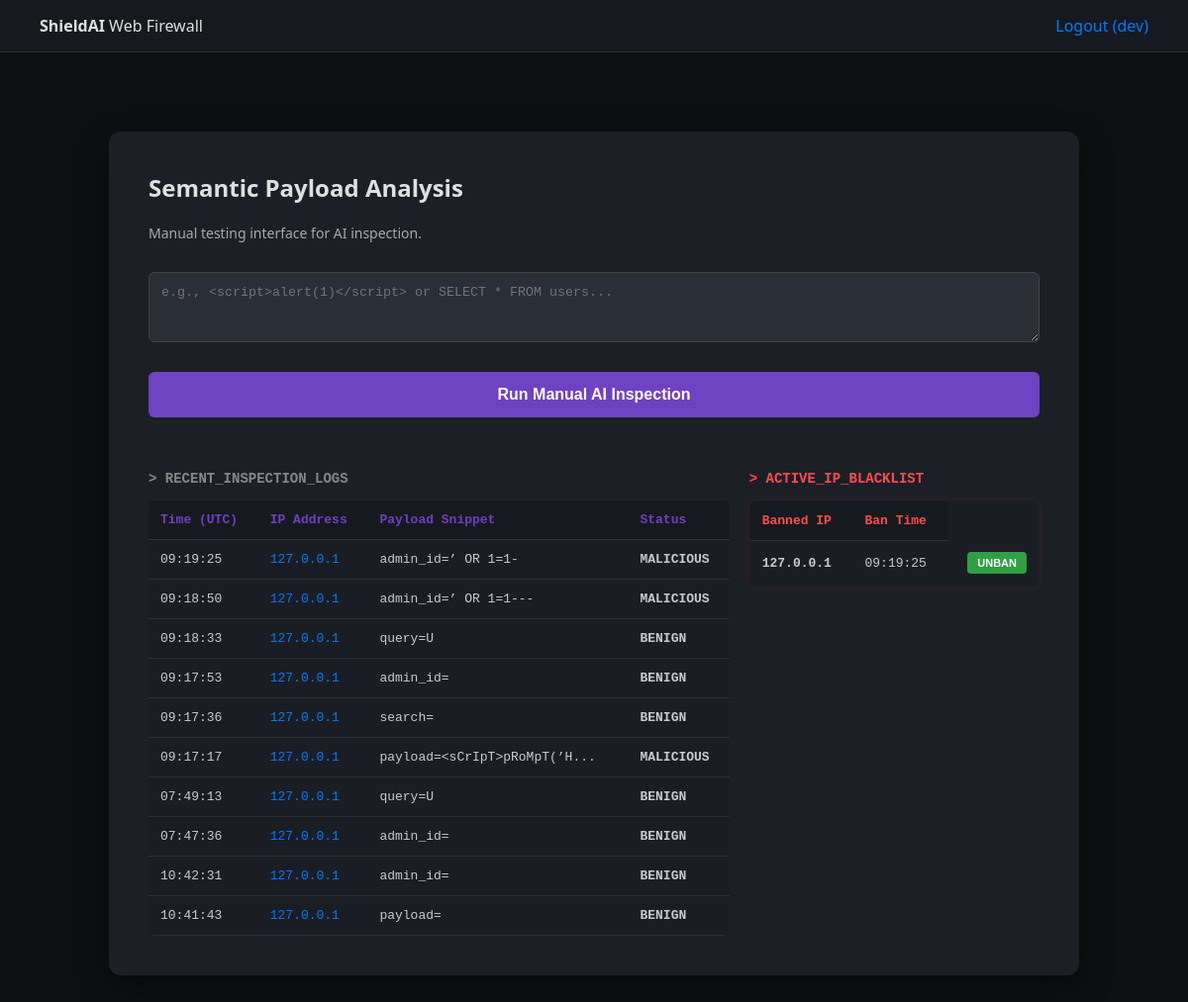
The page /dashboard (signed in) on the database its author committed.
### app.py (models this page shows)
class User(UserMixin, db.Model):
    id = db.Column(db.Integer, primary_key=True)
    username = db.Column(db.String(50), unique=True, nullable=False)
    password = db.Column(db.String(100), nullable=False)

class RequestLog(db.Model):
    id = db.Column(db.Integer, primary_key=True)
    ip_address = db.Column(db.String(50), nullable=False)
    payload = db.Column(db.Text, nullable=False)
    result = db.Column(db.String(20), nullable=False)
    confidence = db.Column(db.Float, nullable=False)
    timestamp = db.Column(db.DateTime, default=datetime.utcnow)

class BlacklistIP(db.Model):
    id = db.Column(db.Integer, primary_key=True)
    ip_address = db.Column(db.String(50), unique=True, nullable=False)
    ban_time = db.Column(db.DateTime, default=datetime.utcnow)

### app.py (the view, shortened to what this page needs)
@app.route('/dashboard', methods=['GET', 'POST'])
@login_required
def dashboard():
    result = None
    confidence = None
    payload = ""
    recent_logs = RequestLog.query.order_by(RequestLog.timestamp.desc()).limit(10).all()
    banned_ips = BlacklistIP.query.all()
    return render_template('dashboard.html', logs=recent_logs, banned=banned_ips,
                           result=result, confidence=confidence, payload=payload)

### app.py (called while the page is built)
@login_manager.user_loader
def load_user(user_id):
    return db.session.get(User, int(user_id))

### templates/dashboard.html (shortened to what this page needs)
<!DOCTYPE html>
<html>
<head>
    <link rel="stylesheet" href="{{ url_for('static', filename='style.css') }}">
</head>
<body>
    <div class="dashboard-nav">
        <span><strong>ShieldAI</strong> Web Firewall</span>
        <a href="/logout">Logout ({{ current_user.username }})</a>
    </div>
    <div class="container" style="max-width: 900px;">
        <h2>Semantic Payload Analysis</h2>
        <p style="color: #aaa; font-size: 14px; margin-bottom: 20px;">Manual testing interface for AI inspection.</p>
        <form method="POST">
            <textarea name="payload" rows="3" placeholder="e.g., <script>alert(1)</script> or SELECT * FROM users..." required>{{ payload }}</textarea>
            <button type="submit" class="btn-analyze">Run Manual AI Inspection</button>
        </form>
        <div style="display: flex; gap: 20px; margin-top: 40px;">
            <div style="flex: 2;">
                <h3 style="font-size: 14px; color: #888; font-family: 'Courier New', monospace;">> RECENT_INSPECTION_LOGS</h3>
                <table class="log-table">
                    <thead>
                        <tr>
                            <th>Time (UTC)</th>
                            <th>IP Address</th>
                            <th>Payload Snippet</th>
                            <th>Status</th>
                        </tr>
                    </thead>
                    <tbody>
                        {% for log in logs %}
                        <tr>
                            <td>{{ log.timestamp.strftime('%H:%M:%S') }}</td>
                            <td style="color: #007bff;">{{ log.ip_address }}</td>
                            <td title="{{ log.payload }}">{{ log.payload[:25] }}{% if log.payload|length > 25 %}...{% endif %}</td>
                            <td class="{% if log.result == 'MALICIOUS' %}text-red{% else %}text-green{% endif %}">{{ log.result }}</td>
                        </tr>
                        {% else %}
                        <tr>
                            <td colspan="4" style="text-align: center; padding: 20px;">No server logs recorded yet.</td>
                        </tr>
                        {% endfor %}
                    </tbody>
                </table>
            </div>
            <div style="flex: 1;">
                <h3 style="font-size: 14px; color: #ff4d4d; font-family: 'Courier New', monospace;">> ACTIVE_IP_BLACKLIST</h3>
                <table class="log-table" style="border: 1px solid #ff4d4d; box-shadow: 0 0 10px rgba(255, 77, 77, 0.1);">
                    <thead>
                        <tr>
                            <th style="color: #ff4d4d;">Banned IP</th>
                            <th style="color: #ff4d4d;">Ban Time</th>
                        </tr>
                    </thead>
                    <tbody>
                        <tbody>
                            {% for ban in banned %}
                            <tr>
                                <td class="text-red"><strong>{{ ban.ip_address }}</strong></td>
                                <td>{{ ban.ban_time.strftime('%H:%M:%S') }}</td>
                                <td style="text-align: right;">
                                    <form action="{{ url_for('unblock', ip=ban.ip_address) }}" method="POST" style="margin: 0;">
                                        <button type="submit" style="background: #2ea043; color: white; border: none; padding: 5px 10px; border-radius: 4px; font-size: 11px; font-weight: bold; cursor: pointer;">UNBAN</button>
                                    </form>
                                </td>
                            </tr>
                            {% else %}
                            <tr>
                                <td colspan="3" style="text-align: center; padding: 20px; color: #888;">No IPs currently banned.</td>
                            </tr>
                            {% endfor %}
                        </tbody>
                </table>
            </div>
        </div>
    </div>
</body>
</html>

### static/style.css (style rules this page uses)
body { font-family: 'Segoe UI', Tahoma, Geneva, Verdana, sans-serif; background: #0e1013; color: #e0e0e0; margin: 0; }
.dashboard-nav { background: #16191e; padding: 15px 40px; display: flex; justify-content: space-between; border-bottom: 1px solid #333; }
.dashboard-nav a { color: #007bff; text-decoration: none; }
.container { max-width: 650px; margin: 80px auto; background: #1c1f26; padding: 40px; border-radius: 12px; box-shadow: 0 10px 30px rgba(0,0,0,0.5); }
.container h2 { margin-top: 0; font-size: 24px; }
input, textarea { width: 100%; padding: 12px; margin: 10px 0; background: #2a2e37; border: 1px solid #444; color: white; border-radius: 6px; box-sizing: border-box; font-family: 'Courier New', Courier, monospace; }
textarea { resize: vertical; }
.btn-analyze { width: 100%; padding: 14px; background: #6f42c1; border: none; color: white; border-radius: 6px; cursor: pointer; font-weight: bold; font-size: 16px; margin-top: 15px; }
.log-table { width: 100%; border-collapse: collapse; font-size: 13px; font-family: 'Courier New', Courier, monospace; text-align: left; background: #1a1d24; border-radius: 6px; overflow: hidden; }
.log-table th { border-bottom: 1px solid #333; padding: 12px; color: #6f42c1; font-weight: bold; background: #16191e; }
.log-table td { padding: 12px; border-bottom: 1px solid #2a2e37; color: #ccc; }
.text-red { color: #ff4d4d; font-weight: bold; }
.text-green { color: #28a745; font-weight: bold; }

### rows shown on the page
User: username "dev"
RequestLog: timestamp "09:19:25", ip_address "127.0.0.1", payload "admin_id=’ OR 1=1-", result "MALICIOUS"
RequestLog: timestamp "09:18:50", ip_address "127.0.0.1", payload "admin_id=’ OR 1=1---", result "MALICIOUS"
RequestLog: timestamp "09:18:33", ip_address "127.0.0.1", payload "query=U", result "BENIGN"
RequestLog: timestamp "09:17:53", ip_address "127.0.0.1", payload "admin_id=", result "BENIGN"
RequestLog: timestamp "09:17:36", ip_address "127.0.0.1", payload "search=", result "BENIGN"
RequestLog: timestamp "09:17:17", ip_address "127.0.0.1", payload "payload=<sCrIpT>pRoMpT(’H", result "MALICIOUS"
RequestLog: timestamp "07:49:13", ip_address "127.0.0.1", payload "query=U", result "BENIGN"
RequestLog: timestamp "07:47:36", ip_address "127.0.0.1", payload "admin_id=", result "BENIGN"
RequestLog: timestamp "10:42:31", ip_address "127.0.0.1", payload "admin_id=", result "BENIGN"
RequestLog: timestamp "10:41:43", ip_address "127.0.0.1", payload "payload=", result "BENIGN"
BlacklistIP: ip_address "127.0.0.1", ban_time "09:19:25"
